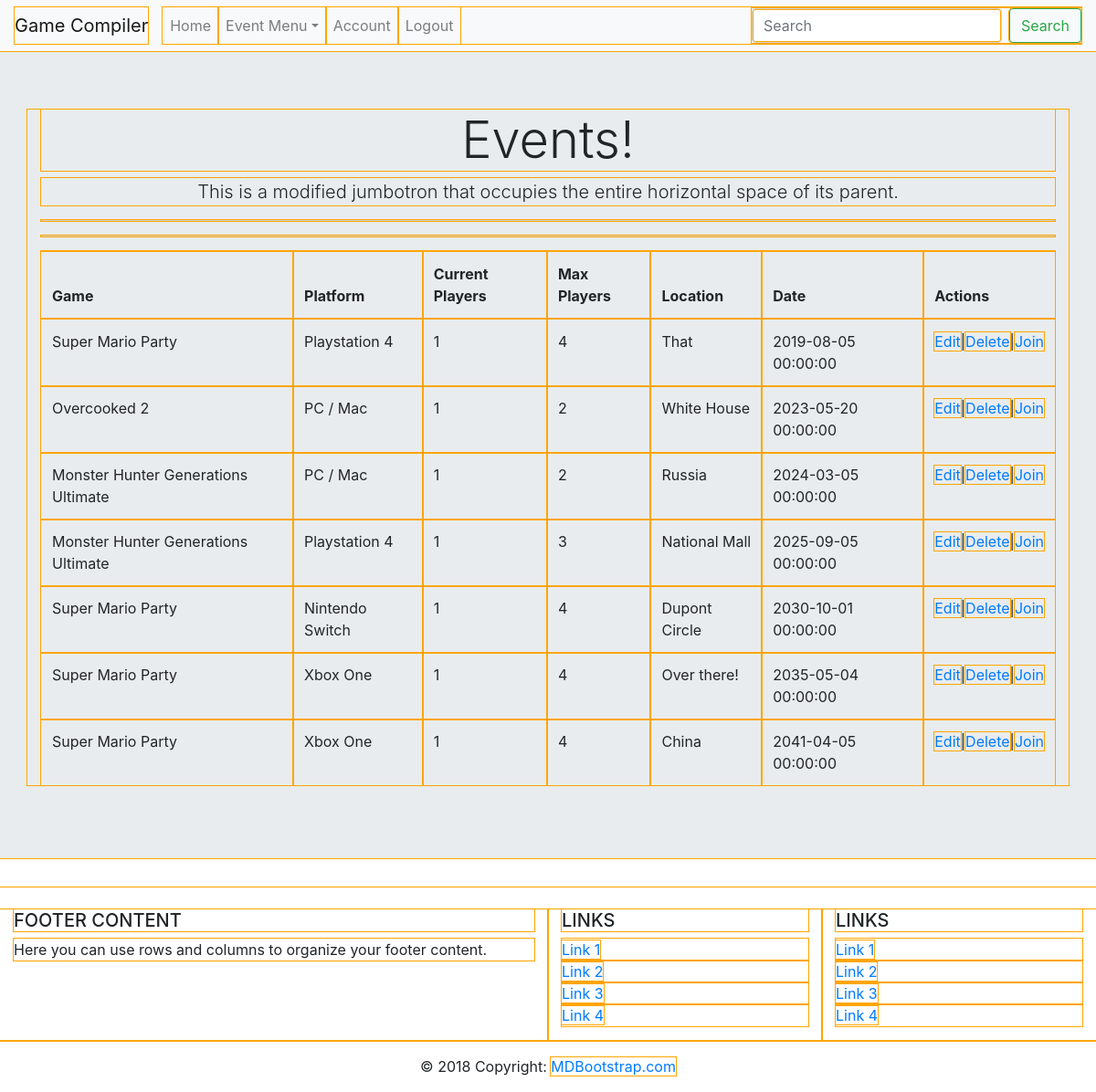
The page /event/search (signed in) on the database its author committed.
### app.py (models this page shows)
class Event(db.Model):
    __tablename__ = "event"
    id = db.Column(db.Integer, primary_key=True)
    game = db.Column(db.String(45))
    platform = db.Column(db.String(45))
    location = db.Column(db.String(90))
    event_date = db.Column(db.DateTime)
    event_time = db.Column(db.DateTime)
    max_players = db.Column(db.Integer)
    current_players = db.Column(db.Integer)
    created_at = db.Column(db.DateTime, server_default=func.now())
    updated_at = db.Column(db.DateTime, server_default=func.now(),
                           onupdate=func.now())
    users_for_events = db.relationship('User', secondary=users_events)

### app.py (the view)
@app.route("/event/search")
def event_search():
    eventQuery = Event.query.order_by('event_date')
    return render_template("event_search.html", eventQuery=eventQuery)

### templates/event_search.html (shortened to what this page needs)
<!DOCTYPE html>
<html lang="en">
<head>
    <link href="https://stackpath.bootstrapcdn.com/bootstrap/4.3.1/css/bootstrap.min.css" rel="stylesheet">
</head>
<body>
    <nav class="navbar navbar-expand-lg navbar-light bg-light">
        <a class="navbar-brand" href="#">Game Compiler</a>
        <div class="collapse navbar-collapse" id="navbarSupportedContent">
            <ul class="navbar-nav mr-auto">
                <li class="nav-item">
                    <a class="nav-link" href="/welcome/user">Home</a>
                </li>
                <li class="nav-item dropdown">
                        <a class="nav-link dropdown-toggle" href="#" id="navbarDropdown" role="button" data-toggle="dropdown" aria-haspopup="true" aria-expanded="false">Event Menu</a>
                </li>
                <li class="nav-item">
                    <a class="nav-link" href="/account/user/{{ session.userid }}">Account</a>
                </li>
                <li class="nav-item">
                    <a class="nav-link" href="/logout/user">Logout</a>
                </li>
            </ul>
                <form class="form-inline my-2 my-lg-0">
                    <input class="form-control mr-sm-2" type="search" placeholder="Search" aria-label="Search">
                    <button class="btn btn-outline-success my-2 my-sm-0" type="submit">Search</button>
                </form>
        </div>
    </nav>
    <div class="jumbotron jumbotron-fluid">
        <div class="container">
            <h1 class="display-4 text-center">Events!</h1>
            <p class="lead text-center">This is a modified jumbotron that occupies the entire horizontal space of its parent.</p>
            <hr>
            <hr>
            <table class="table">
                <thead>
                    <tr>
                    <th scope="col">Game</th>
                    <th scope="col">Platform</th>
                    <th scope="col">Current Players</th>
                    <th scope="col">Max Players</th>
                    <th scope="col">Location</th>
                    <th scope="col">Date</th>
                    <th scope="col">Actions</th>
                    </tr>
                </thead>
                <tbody>
                    {% for event in eventQuery %}
                    <tr>
                    <td>{{ event.game }}</td>
                    <td>{{ event.platform }}</td>
                    <td>{{ event.current_players }}</td>
                    <td>{{ event.max_players }}</td>
                    <td>{{ event.location }}</td>
                    <td>{{ event.event_date }}</td>
                    <td><a href="/event/details/{{ event.id }}">Edit</a>|<a href="/delete/event/{{ event.id }}">Delete</a>|<a href="#">Join</a></td>
                    </tr>
                    {% endfor %}
                </tbody>
            </table>
        </div>
    </div>
    <footer class="page-footer font-small blue pt-4">
        <div class="container-fluid text-center text-md-left">
            <div class="row">
                <div class="col-md-6 mt-md-0 mt-3">
                    <h5 class="text-uppercase">Footer Content</h5>
                    <p>Here you can use rows and columns to organize your footer content.</p>
                </div>
                <div class="col-md-3 mb-md-0 mb-3">
                    <h5 class="text-uppercase">Links</h5>
                    <ul class="list-unstyled">
                        <li>
                            <a href="#!">Link 1</a>
                        </li>
                        <li>
                            <a href="#!">Link 2</a>
                        </li>
                        <li>
                            <a href="#!">Link 3</a>
                        </li>
                        <li>
                            <a href="#!">Link 4</a>
                        </li>
                    </ul>
                </div>
                <div class="col-md-3 mb-md-0 mb-3">
                    <h5 class="text-uppercase">Links</h5>
                    <ul class="list-unstyled">
                        <li>
                            <a href="#!">Link 1</a>
                        </li>
                        <li>
                            <a href="#!">Link 2</a>
                        </li>
                        <li>
                            <a href="#!">Link 3</a>
                        </li>
                        <li>
                            <a href="#!">Link 4</a>
                        </li>
                    </ul>
                </div>
            </div>
        </div>
        <div class="footer-copyright text-center py-3">© 2018 Copyright:
            <a href="https://mdbootstrap.com/education/bootstrap/"> MDBootstrap.com</a>
        </div>
    </footer>
</body>
</html>

### templates/event_search.html (style rules this page uses)
* { outline-color: orange; outline-style: solid; outline-width: 1px; }

### rows shown on the page
Event: game "Super Mario Party", platform "Playstation 4", current_players "1", max_players "4", location "That", event_date "2019-08-05 00:00:00"
Event: game "Overcooked 2", platform "PC / Mac", current_players "1", max_players "2", location "White House", event_date "2023-05-20 00:00:00"
Event: game "Monster Hunter Generations Ultimate", platform "PC / Mac", current_players "1", max_players "2", location "Russia", event_date "2024-03-05 00:00:00"
Event: game "Monster Hunter Generations Ultimate", platform "Playstation 4", current_players "1", max_players "3", location "National Mall", event_date "2025-09-05 00:00:00"
Event: game "Super Mario Party", platform "Nintendo Switch", current_players "1", max_players "4", location "Dupont Circle", event_date "2030-10-01 00:00:00"
Event: game "Super Mario Party", platform "Xbox One", current_players "1", max_players "4", location "Over there!", event_date "2035-05-04 00:00:00"
Event: game "Super Mario Party", platform "Xbox One", current_players "1", max_players "4", location "China", event_date "2041-04-05 00:00:00"
